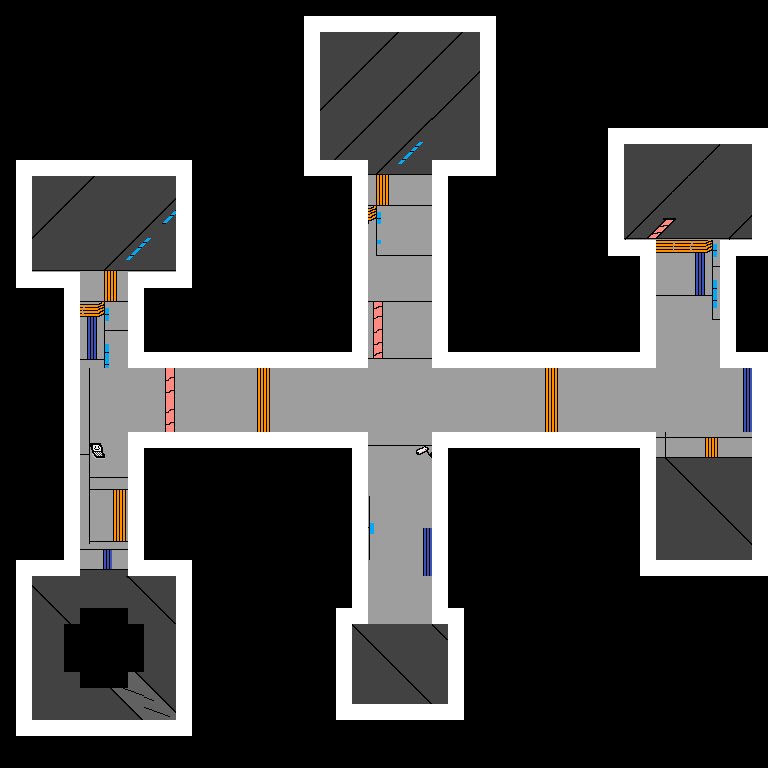

A 2D game scene composited from a Tiled map and its tileset images. What follows is a short description and the map's XML, with every tile layer's data as written:
An orthogonal 48x48 tile map with 16x16 px tiles, 1 tile layer (Ship), 2 tilesets and 13 objects (Stargaze, Sleep, Message, Library, Research, ...).

<map version="1.8" tiledversion="1.8.5" orientation="orthogonal" renderorder="right-down" width="48" height="48" tilewidth="16" tileheight="16" infinite="0" nextlayerid="6" nextobjectid="16">
 <editorsettings>
  <export target="Node2MapFinished.json" format="json" />
 </editorsettings>
 <tileset firstgid="1" name="tilesheet" tilewidth="16" tileheight="16" tilecount="4" columns="2">
  <image source="tilesheet.png" width="32" height="32" />
 </tileset>
 <tileset firstgid="5" name="background" tilewidth="16" tileheight="16" tilecount="240" columns="16">
  <image source="background.png" width="256" height="240" />
 </tileset>
 <layer id="1" name="Ship" width="48" height="48">
  <data encoding="csv">
0,0,0,0,0,0,0,0,0,0,0,0,0,0,0,0,0,0,0,0,0,0,0,0,0,0,0,0,0,0,0,0,0,0,0,0,0,0,0,0,0,0,0,0,0,0,0,0,
0,0,0,0,0,0,0,0,0,0,0,0,0,0,0,0,0,0,0,1,1,1,1,1,1,1,1,1,1,1,1,0,0,0,0,0,0,0,0,0,0,0,0,0,0,0,0,0,
0,0,0,0,0,0,0,0,0,0,0,0,0,0,0,0,0,0,0,1,12,12,12,6,7,12,5,6,7,12,1,0,0,0,0,0,0,0,0,0,0,0,0,0,0,0,0,0,
0,0,0,0,0,0,0,0,0,0,0,0,0,0,0,0,0,0,0,1,12,12,6,7,12,12,21,22,23,12,1,0,0,0,0,0,0,0,0,0,0,0,0,0,0,0,0,0,
0,0,0,0,0,0,0,0,0,0,0,0,0,0,0,0,0,0,0,1,12,6,22,23,5,6,7,12,12,19,1,0,0,0,0,0,0,0,0,0,0,0,0,0,0,0,0,0,
0,0,0,0,0,0,0,0,0,0,0,0,0,0,0,0,0,0,0,1,6,7,12,12,21,22,23,12,19,35,1,0,0,0,0,0,0,0,0,0,0,0,0,0,0,0,0,0,
0,0,0,0,0,0,0,0,0,0,0,0,0,0,0,0,0,0,0,1,22,23,5,6,7,12,12,19,35,12,1,0,0,0,0,0,0,0,0,0,0,0,0,0,0,0,0,0,
0,0,0,0,0,0,0,0,0,0,0,0,0,0,0,0,0,0,0,1,12,12,21,22,23,12,10,35,12,12,1,0,0,0,0,0,0,0,0,0,0,0,0,0,0,0,0,0,
0,0,0,0,0,0,0,0,0,0,0,0,0,0,0,0,0,0,0,1,5,6,7,8,9,10,11,12,12,12,1,0,0,0,0,0,0,0,1,1,1,1,1,1,1,1,1,1,
0,0,0,0,0,0,0,0,0,0,0,0,0,0,0,0,0,0,0,1,21,22,23,24,25,26,27,12,12,12,1,0,0,0,0,0,0,0,1,12,12,12,12,12,15,12,12,1,
0,1,1,1,1,1,1,1,1,1,1,1,0,0,0,0,0,0,0,1,1,1,1,40,41,42,43,1,1,1,1,0,0,0,0,0,0,0,1,12,12,12,12,15,12,12,12,1,
0,1,12,12,6,22,12,12,12,12,12,1,0,0,0,0,0,0,0,0,0,0,1,56,57,122,122,1,0,0,0,0,0,0,0,0,0,0,1,12,12,12,15,12,12,12,12,1,
0,1,12,6,22,12,12,12,12,12,10,1,0,0,0,0,0,0,0,0,0,0,1,72,73,74,70,1,0,0,0,0,0,0,0,0,0,0,1,12,12,15,12,12,12,12,12,1,
0,1,6,22,12,12,12,12,12,10,26,1,0,0,0,0,0,0,0,0,0,0,1,88,122,122,122,1,0,0,0,0,0,0,0,0,0,0,1,12,30,31,32,12,12,12,34,1,
0,1,22,12,12,12,8,9,10,11,12,1,0,0,0,0,0,0,0,0,0,0,1,168,122,122,122,1,0,0,0,0,0,0,0,0,0,0,1,45,46,47,48,48,48,49,50,1,
0,1,12,12,12,12,24,25,26,27,12,1,0,0,0,0,0,0,0,0,0,0,1,152,153,153,153,1,0,0,0,0,0,0,0,0,0,0,1,1,1,85,86,87,88,1,1,1,
0,1,39,39,39,39,40,41,42,43,43,1,0,0,0,0,0,0,0,0,0,0,1,159,159,159,159,1,0,0,0,0,0,0,0,0,0,0,0,0,1,101,102,103,104,1,0,0,
0,1,1,1,1,54,56,57,1,1,1,1,0,0,0,0,0,0,0,0,0,0,1,159,159,159,159,1,0,0,0,0,0,0,0,0,0,0,0,0,1,117,118,119,120,1,0,0,
0,0,0,0,1,71,72,73,1,0,0,0,0,0,0,0,0,0,0,0,0,0,1,78,79,79,79,1,0,0,0,0,0,0,0,0,0,0,0,0,1,133,134,135,136,1,0,0,
0,0,0,0,1,87,88,54,1,0,0,0,0,0,0,0,0,0,0,0,0,0,1,94,159,159,159,1,0,0,0,0,0,0,0,0,0,0,0,0,1,150,150,150,152,1,0,0,
0,0,0,0,1,103,104,105,1,0,0,0,0,0,0,0,0,0,0,0,0,0,1,110,159,159,159,1,0,0,0,0,0,0,0,0,0,0,0,0,1,150,150,150,150,1,0,0,
0,0,0,0,1,119,120,54,1,0,0,0,0,0,0,0,0,0,0,0,0,0,1,126,159,159,159,1,0,0,0,0,0,0,0,0,0,0,0,0,1,150,150,150,150,1,0,0,
0,0,0,0,1,135,136,54,1,1,1,1,1,1,1,1,1,1,1,1,1,1,1,142,143,143,143,1,1,1,1,1,1,1,1,1,1,1,1,1,1,150,150,150,150,1,1,1,
0,0,0,0,1,97,54,54,67,111,110,123,123,123,123,123,132,123,123,123,123,123,123,123,123,123,123,123,123,123,123,123,123,123,132,123,123,123,123,123,123,123,123,123,123,123,119,1,
0,0,0,0,1,97,67,67,67,111,126,123,123,123,123,123,132,123,123,123,123,123,123,123,123,123,123,123,123,123,123,123,123,123,132,123,123,123,123,123,123,123,123,123,123,123,119,1,
0,0,0,0,1,97,67,67,67,111,110,123,123,123,123,123,132,123,123,123,123,123,123,123,123,123,123,123,123,123,123,123,123,123,132,123,123,123,123,123,123,123,123,123,123,123,119,1,
0,0,0,0,1,97,67,67,67,111,126,123,123,123,123,123,132,123,123,123,123,123,123,123,123,123,123,123,123,123,123,123,123,123,132,123,123,123,123,123,123,123,123,123,123,123,119,1,
0,0,0,0,1,129,130,67,1,1,1,1,1,1,1,1,1,1,1,1,1,1,1,83,83,83,84,1,1,1,1,1,1,1,1,1,1,1,1,1,1,193,194,195,196,195,195,1,
0,0,0,0,1,145,146,99,1,0,0,0,0,0,0,0,0,0,0,0,0,0,1,159,159,99,100,1,0,0,0,0,0,0,0,0,0,0,0,0,1,209,210,211,212,211,211,1,
0,0,0,0,1,161,162,163,1,0,0,0,0,0,0,0,0,0,0,0,0,0,1,159,159,159,159,1,0,0,0,0,0,0,0,0,0,0,0,0,1,225,226,227,228,12,12,1,
0,0,0,0,1,113,115,116,1,0,0,0,0,0,0,0,0,0,0,0,0,0,1,159,159,159,159,1,0,0,0,0,0,0,0,0,0,0,0,0,1,241,242,243,244,12,12,1,
0,0,0,0,1,97,98,132,1,0,0,0,0,0,0,0,0,0,0,0,0,0,1,125,159,159,159,1,0,0,0,0,0,0,0,0,0,0,0,0,1,12,12,225,226,227,12,1,
0,0,0,0,1,97,98,148,1,0,0,0,0,0,0,0,0,0,0,0,0,0,1,157,159,159,159,1,0,0,0,0,0,0,0,0,0,0,0,0,1,12,12,241,242,243,12,1,
0,0,0,0,1,161,163,164,1,0,0,0,0,0,0,0,0,0,0,0,0,0,1,173,159,159,119,1,0,0,0,0,0,0,0,0,0,0,0,0,1,12,12,12,12,225,226,1,
0,0,0,0,1,182,183,185,1,0,0,0,0,0,0,0,0,0,0,0,0,0,1,125,159,159,119,1,0,0,0,0,0,0,0,0,0,0,0,0,1,12,12,12,12,241,242,1,
0,1,1,1,1,198,199,210,1,1,1,1,0,0,0,0,0,0,0,0,0,0,1,159,159,159,119,1,0,0,0,0,0,0,0,0,0,0,0,0,1,1,1,1,1,1,1,1,
0,1,214,215,12,12,12,216,226,12,12,1,0,0,0,0,0,0,0,0,0,0,1,159,159,159,159,1,0,0,0,0,0,0,0,0,0,0,0,0,0,0,0,0,0,0,0,0,
0,1,230,214,215,12,12,12,225,226,227,1,0,0,0,0,0,0,0,0,0,0,1,159,159,159,159,1,0,0,0,0,0,0,0,0,0,0,0,0,0,0,0,0,0,0,0,0,
0,1,12,230,231,0,0,0,12,242,243,1,0,0,0,0,0,0,0,0,0,1,1,159,159,159,159,1,1,0,0,0,0,0,0,0,0,0,0,0,0,0,0,0,0,0,0,0,
0,1,12,12,0,0,0,0,0,12,12,1,0,0,0,0,0,0,0,0,0,1,226,227,12,12,12,226,1,0,0,0,0,0,0,0,0,0,0,0,0,0,0,0,0,0,0,0,
0,1,12,12,0,0,0,0,0,12,12,1,0,0,0,0,0,0,0,0,0,1,242,226,227,12,12,12,1,0,0,0,0,0,0,0,0,0,0,0,0,0,0,0,0,0,0,0,
0,1,12,12,0,0,0,0,0,12,12,1,0,0,0,0,0,0,0,0,0,1,12,242,226,227,12,12,1,0,0,0,0,0,0,0,0,0,0,0,0,0,0,0,0,0,0,0,
0,1,12,12,12,0,0,0,221,222,12,1,0,0,0,0,0,0,0,0,0,1,12,12,242,226,227,12,1,0,0,0,0,0,0,0,0,0,0,0,0,0,0,0,0,0,0,0,
0,1,12,12,12,12,233,217,218,238,222,1,0,0,0,0,0,0,0,0,0,1,12,12,12,242,243,12,1,0,0,0,0,0,0,0,0,0,0,0,0,0,0,0,0,0,0,0,
0,1,12,12,12,12,12,233,234,237,238,1,0,0,0,0,0,0,0,0,0,1,1,1,1,1,1,1,1,0,0,0,0,0,0,0,0,0,0,0,0,0,0,0,0,0,0,0,
0,1,1,1,1,1,1,1,1,1,1,1,0,0,0,0,0,0,0,0,0,0,0,0,0,0,0,0,0,0,0,0,0,0,0,0,0,0,0,0,0,0,0,0,0,0,0,0,
0,0,0,0,0,0,0,0,0,0,0,0,0,0,0,0,0,0,0,0,0,0,0,0,0,0,0,0,0,0,0,0,0,0,0,0,0,0,0,0,0,0,0,0,0,0,0,0,
0,0,0,0,0,0,0,0,0,0,0,0,0,0,0,0,0,0,0,0,0,0,0,0,0,0,0,0,0,0,0,0,0,0,0,0,0,0,0,0,0,0,0,0,0,0,0,0
</data>
 </layer>
 <objectgroup id="3" name="objects">
  <object id="1" name="Stargaze" x="104" y="650">
   <point />
  </object>
  <object id="2" name="Sleep" x="400" y="100">
   <point />
  </object>
  <object id="3" name="Message" x="398.833" y="671.833">
   <point />
  </object>
  <object id="4" name="Library" x="704" y="529.333">
   <point />
  </object>
  <object id="5" name="Research" x="688" y="190">
   <point />
  </object>
  <object id="7" name="Exercise" x="102.167" y="239.5">
   <point />
  </object>
  <object id="9" name="Player Spawn" x="400" y="160">
   <point />
  </object>
  <object id="10" name="Quarters" x="400" y="190">
   <point />
  </object>
  <object id="11" name="LibrarySign" x="510" y="400">
   <point />
  </object>
  <object id="12" name="Gym" x="116" y="301">
   <point />
  </object>
  <object id="15" name="Observation" x="320" y="400">
   <point />
  </object>
  <object id="13" name="Comms" x="400" y="480">
   <point />
  </object>
  <object id="14" name="Lab" x="686.667" y="304.667">
   <point />
  </object>
 </objectgroup>
</map>
